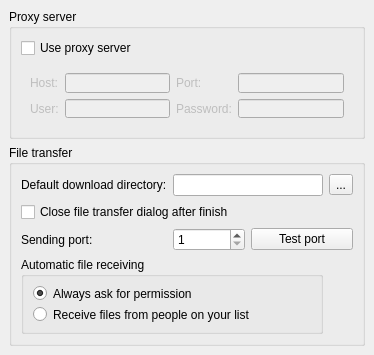
<ui version="4.0" >
 <class>networkSWidget</class>
 <widget class="QWidget" name="networkSWidget" >
  <property name="geometry" >
   <rect>
    <x>0</x>
    <y>0</y>
    <width>374</width>
    <height>355</height>
   </rect>
  </property>
  <property name="minimumSize" >
   <size>
    <width>335</width>
    <height>355</height>
   </size>
  </property>
  <property name="maximumSize" >
   <size>
    <width>16777215</width>
    <height>355</height>
   </size>
  </property>
  <property name="windowTitle" >
   <string/>
  </property>
  <layout class="QGridLayout" >
   <property name="margin" >
    <number>9</number>
   </property>
   <property name="spacing" >
    <number>6</number>
   </property>
   <item row="1" column="0" >
    <widget class="QGroupBox" name="groupBox_2" >
     <property name="title" >
      <string>File transfer</string>
     </property>
     <layout class="QGridLayout" >
      <property name="margin" >
       <number>9</number>
      </property>
      <property name="spacing" >
       <number>6</number>
      </property>
      <item row="2" column="1" >
       <widget class="QSpinBox" name="sendPortSpinBox" >
        <property name="buttonSymbols" >
         <enum>QAbstractSpinBox::UpDownArrows</enum>
        </property>
        <property name="maximum" >
         <number>65535</number>
        </property>
        <property name="minimum" >
         <number>1</number>
        </property>
        <property name="value" >
         <number>1</number>
        </property>
       </widget>
      </item>
      <item row="2" column="2" colspan="2" >
       <widget class="QPushButton" name="testPortPushButton" >
        <property name="text" >
         <string>Test port</string>
        </property>
       </widget>
      </item>
      <item row="0" column="3" >
       <widget class="QToolButton" name="downloadDirToolButton" >
        <property name="text" >
         <string>...</string>
        </property>
       </widget>
      </item>
      <item row="1" column="0" colspan="3" >
       <widget class="QCheckBox" name="closeDialogCheckBox" >
        <property name="text" >
         <string>Close file transfer dialog after finish</string>
        </property>
       </widget>
      </item>
      <item row="0" column="1" colspan="2" >
       <widget class="QLineEdit" name="downloadDirLineEdit" />
      </item>
      <item row="3" column="0" colspan="3" >
       <widget class="QGroupBox" name="groupBox_3" >
        <property name="title" >
         <string>Automatic file receiving</string>
        </property>
        <layout class="QGridLayout" >
         <property name="margin" >
          <number>9</number>
         </property>
         <property name="spacing" >
          <number>6</number>
         </property>
         <item row="1" column="0" >
          <widget class="QRadioButton" name="receiveFromListRadioButton" >
           <property name="text" >
            <string>Receive files from people on your list</string>
           </property>
          </widget>
         </item>
         <item row="0" column="0" >
          <widget class="QRadioButton" name="alwaysAskRadioButton" >
           <property name="text" >
            <string>Always ask for permission</string>
           </property>
           <property name="checked" >
            <bool>true</bool>
           </property>
          </widget>
         </item>
        </layout>
       </widget>
      </item>
      <item row="0" column="0" >
       <widget class="QLabel" name="label_5" >
        <property name="text" >
         <string>Default download directory:</string>
        </property>
        <property name="buddy" >
         <cstring>downloadDirToolButton</cstring>
        </property>
       </widget>
      </item>
      <item row="2" column="0" >
       <widget class="QLabel" name="label_6" >
        <property name="text" >
         <string>Sending port:</string>
        </property>
        <property name="buddy" >
         <cstring>sendPortSpinBox</cstring>
        </property>
       </widget>
      </item>
     </layout>
    </widget>
   </item>
   <item row="0" column="0" >
    <widget class="QGroupBox" name="groupBox" >
     <property name="enabled" >
      <bool>true</bool>
     </property>
     <property name="minimumSize" >
      <size>
       <width>300</width>
       <height>130</height>
      </size>
     </property>
     <property name="maximumSize" >
      <size>
       <width>16777215</width>
       <height>130</height>
      </size>
     </property>
     <property name="title" >
      <string>Proxy server</string>
     </property>
     <layout class="QGridLayout" >
      <property name="margin" >
       <number>9</number>
      </property>
      <property name="spacing" >
       <number>6</number>
      </property>
      <item row="0" column="0" >
       <widget class="QCheckBox" name="useProxyCheckBox" >
        <property name="text" >
         <string>Use proxy server</string>
        </property>
       </widget>
      </item>
      <item row="1" column="0" >
       <widget class="QFrame" name="frame" >
        <property name="enabled" >
         <bool>false</bool>
        </property>
        <property name="frameShape" >
         <enum>QFrame::NoFrame</enum>
        </property>
        <property name="frameShadow" >
         <enum>QFrame::Plain</enum>
        </property>
        <layout class="QGridLayout" >
         <property name="margin" >
          <number>9</number>
         </property>
         <property name="spacing" >
          <number>6</number>
         </property>
         <item row="1" column="3" >
          <widget class="QLineEdit" name="passLineEdit" >
           <property name="echoMode" >
            <enum>QLineEdit::Password</enum>
           </property>
          </widget>
         </item>
         <item row="1" column="2" >
          <widget class="QLabel" name="label_4" >
           <property name="text" >
            <string>Password:</string>
           </property>
           <property name="buddy" >
            <cstring>passLineEdit</cstring>
           </property>
          </widget>
         </item>
         <item row="1" column="1" >
          <widget class="QLineEdit" name="userLineEdit" />
         </item>
         <item row="1" column="0" >
          <widget class="QLabel" name="label_2" >
           <property name="text" >
            <string>User:</string>
           </property>
           <property name="buddy" >
            <cstring>userLineEdit</cstring>
           </property>
          </widget>
         </item>
         <item row="0" column="3" >
          <widget class="QLineEdit" name="portLineEdit" />
         </item>
         <item row="0" column="2" >
          <widget class="QLabel" name="label_3" >
           <property name="text" >
            <string>Port:</string>
           </property>
           <property name="buddy" >
            <cstring>portLineEdit</cstring>
           </property>
          </widget>
         </item>
         <item row="0" column="1" >
          <widget class="QLineEdit" name="hostLineEdit" />
         </item>
         <item row="0" column="0" >
          <widget class="QLabel" name="label" >
           <property name="text" >
            <string>Host:</string>
           </property>
           <property name="buddy" >
            <cstring>hostLineEdit</cstring>
           </property>
          </widget>
         </item>
        </layout>
       </widget>
      </item>
     </layout>
    </widget>
   </item>
  </layout>
 </widget>
 <tabstops>
  <tabstop>useProxyCheckBox</tabstop>
  <tabstop>hostLineEdit</tabstop>
  <tabstop>portLineEdit</tabstop>
  <tabstop>userLineEdit</tabstop>
  <tabstop>passLineEdit</tabstop>
  <tabstop>downloadDirLineEdit</tabstop>
  <tabstop>downloadDirToolButton</tabstop>
  <tabstop>closeDialogCheckBox</tabstop>
  <tabstop>sendPortSpinBox</tabstop>
  <tabstop>testPortPushButton</tabstop>
  <tabstop>alwaysAskRadioButton</tabstop>
  <tabstop>receiveFromListRadioButton</tabstop>
 </tabstops>
 <resources/>
 <connections>
  <connection>
   <sender>useProxyCheckBox</sender>
   <signal>toggled(bool)</signal>
   <receiver>frame</receiver>
   <slot>setEnabled(bool)</slot>
   <hints>
    <hint type="sourcelabel" >
     <x>200</x>
     <y>34</y>
    </hint>
    <hint type="destinationlabel" >
     <x>200</x>
     <y>84</y>
    </hint>
   </hints>
  </connection>
 </connections>
</ui>
